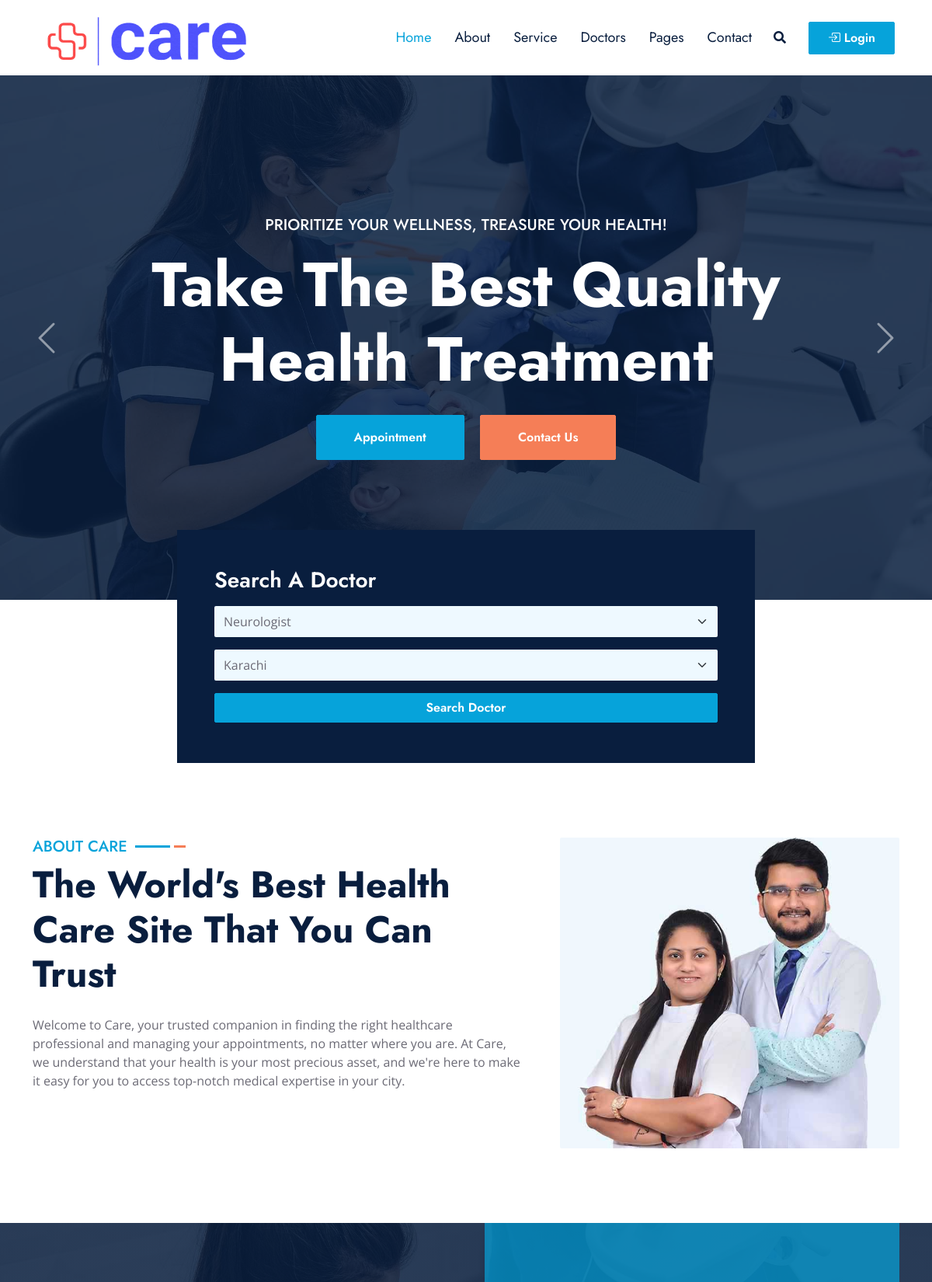
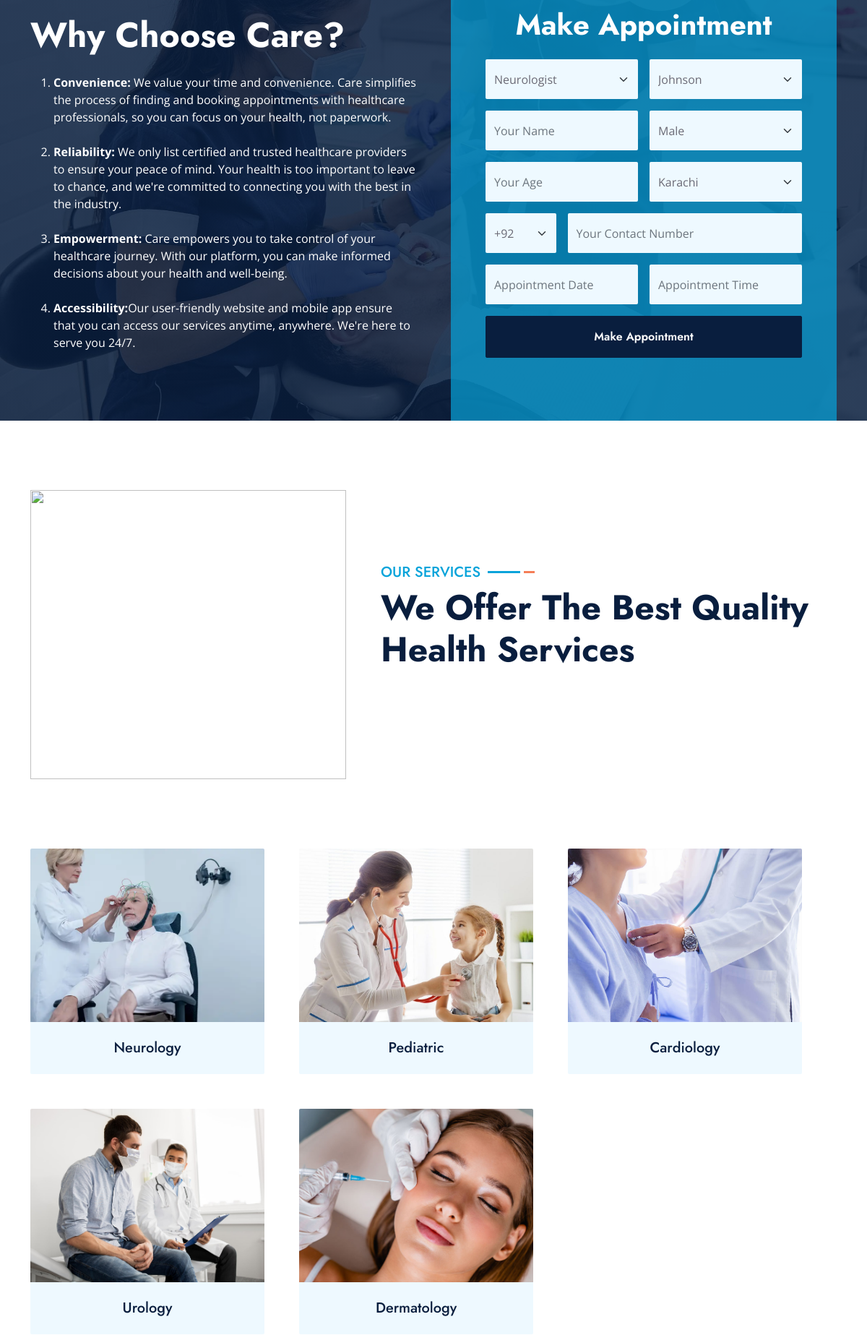
The app's page /userside/index.php (upper part) with its own data (2 pictures, top to bottom).
### tables this page shows
CREATE TABLE `services` (
  `service_id` int(11) NOT NULL,
  `service_name` varchar(200) NOT NULL,
  `status` int(11) NOT NULL,
  `image` varchar(500) NOT NULL
);

### userside/index.php (the view, shortened to what this page needs)
<?php
include("../admin/connection.php");
$select_specialization = "SELECT * FROM `specialization` where status = 0";
$run_select_specialization = mysqli_query($connection, $select_specialization);
$select_city = "SELECT * FROM `city` where status = 0";
$run_select_city = mysqli_query($connection, $select_city);
$select_doctors = "SELECT * FROM `doctors` where status = 'Accepted'";
$run_select_doctors = mysqli_query($connection, $select_doctors);
$select_service = "SELECT * FROM `services` where status = 0";
$run_select_service = mysqli_query($connection, $select_service);
?>
<!DOCTYPE html>
<html lang="en">
<head>
    <link href="https://cdnjs.cloudflare.com/ajax/libs/font-awesome/5.10.0/css/all.min.css" rel="stylesheet">
    <link href="https://cdn.jsdelivr.net/npm/bootstrap-icons@1.4.1/font/bootstrap-icons.css" rel="stylesheet">
    <link href="lib/owlcarousel/assets/owl.carousel.min.css" rel="stylesheet">
    <link href="lib/animate/animate.min.css" rel="stylesheet">
    <link href="lib/tempusdominus/css/tempusdominus-bootstrap-4.min.css" rel="stylesheet" />
    <link href="lib/twentytwenty/twentytwenty.css" rel="stylesheet" />
    <link href="css/bootstrap.min.css" rel="stylesheet">
    <link href="css/style.css" rel="stylesheet">
</head>
<body>
    <?php include("navbar.php"); ?>
    <div class="container-fluid p-0">
        <div id="header-carousel" class="carousel slide carousel-fade" data-bs-ride="carousel">
            <div class="carousel-inner">
                <div class="carousel-item active">
                    <img class="w-100" src="img/carousel-1.jpg" alt="Image">
                    <div class="carousel-caption d-flex flex-column align-items-center justify-content-center">
                        <div class="p-3" style="max-width: 900px;">
                            <h5 class="text-white text-uppercase mb-3 animated slideInDown">Prioritize Your Wellness,
                                Treasure Your Health!</h5>
                            <h1 class="display-1 text-white mb-md-4 animated zoomIn">Take The Best Quality Health
                                Treatment</h1>
                            <a href="appointment.php"
                                class="btn btn-primary py-md-3 px-md-5 me-3 animated slideInLeft">Appointment</a>
                            <a href="contact_us.php" class="btn btn-secondary py-md-3 px-md-5 animated slideInRight">Contact Us</a>
                        </div>
                    </div>
                </div>
            </div>
            <button class="carousel-control-prev" type="button" data-bs-target="#header-carousel" data-bs-slide="prev">
                <span class="carousel-control-prev-icon" aria-hidden="true"></span>
            </button>
            <button class="carousel-control-next" type="button" data-bs-target="#header-carousel" data-bs-slide="next">
                <span class="carousel-control-next-icon" aria-hidden="true"></span>
            </button>
        </div>
    </div>
    <div class="container-fluid banner mb-5">
        <div class="container ">
            <div class="row justify-content-center align-items-center gx-0">
                <div class="col-lg-8 wow zoomIn" data-wow-delay="0.3s">
                    <div class="bg-dark d-flex flex-column p-5" style="height: 300px;">
                        <h3 class="text-white mb-3">Search A Doctor</h3>
                        <form method="post" action="doctors.php">
                        <select class="form-select bg-light border-0 mb-3" style="height: 40px;" name="s_specialization">
                            <?php
                            $rows = array();
                            while ($specialization_row = mysqli_fetch_array($run_select_specialization)) {
                                $rows[] = $specialization_row;
                                ; ?>
                                <option value="<?php echo $specialization_row['specialization_id']; ?>">
                                    <?php echo $specialization_row['specialization_name'] ?>
                                </option>
                            <?php }
                            ; ?>
                        </select>
                        <select class="form-select bg-light border-0 mb-3" style="height: 40px;" name="s_city">
                            <?php
                            $rows_city = array();
                            while ($city_row = mysqli_fetch_array($run_select_city)) {
                                $rows_city[] = $city_row;
                                ; ?>
                                <option value="<?php echo $city_row['city_id']; ?>">
                                    <?php echo $city_row['city_name'] ?>
                                </option>
                            <?php }
                            ; ?>
                        </select>
                        <button type="submit" name="btn_search_doctor" class="btn btn-primary w-100">Search Doctor</a>
                        </form>
                    </div>
                </div>
            </div>
        </div>
    </div>
    <div class="container-fluid py-5 wow fadeInUp" data-wow-delay="0.1s">
        <div class="container">
            <div class="row g-5">
                <div class="col-lg-7">
                    <div class="section-title mb-4">
                        <h5 class="position-relative d-inline-block text-primary text-uppercase">About Care</h5>
                        <h1 class="display-5 mb-0">The World's Best Health Care Site That You Can Trust</h1>
                    </div>
                    <p class="mb-4">Welcome to Care, your trusted companion in finding the right healthcare professional
                        and managing your appointments, no matter where you are. At Care, we understand that your health
                        is your most precious asset, and we're here to make it easy for you to access top-notch medical
                        expertise in your city.</p>
                </div>
                <div class="col-lg-5" style="min-height: 400px;">
                    <div class="position-relative h-100">
                        <img class="position-absolute w-100 h-100 rounded wow zoomIn" data-wow-delay="0.9s"
                            src="img/about.jpg" style="object-fit: cover;">
                    </div>
                </div>
            </div>
        </div>
    </div>
    <div class="container-fluid bg-primary bg-appointment my-5 wow fadeInUp" data-wow-delay="0.1s">
        <div class="container">
            <div class="row gx-5">
                <div class="col-lg-6 py-5">
                    <div class="py-5">
                        <h1 class="display-5 text-white mb-4">Why Choose Care?</h1>
                        <ol class="text-white mb-0">
                        <li><b>Convenience:</b> We value your time and convenience. Care simplifies the process of finding and booking appointments with healthcare professionals, so you can focus on your health, not paperwork.</li><br>
                        <li><b>Reliability:</b>  We only list certified and trusted healthcare providers to ensure your peace of mind. Your health is too important to leave to chance, and we're committed to connecting you with the best in the industry.</li><br>
                        <li><b>Empowerment:</b> Care empowers you to take control of your healthcare journey. With our platform, you can make informed decisions about your health and well-being.</li><br>
                        <li><b>Accessibility:</b>Our user-friendly website and mobile app ensure that you can access our services anytime, anywhere. We're here to serve you 24/7.</li>
                    </ol>
                    </div>
                </div>
                <div class="col-lg-6">
                    <div class="appointment-form h-100 d-flex flex-column justify-content-center text-center p-5 wow zoomIn"
                        data-wow-delay="0.6s">
                        <h1 class="text-white mb-4">Make Appointment</h1>
                        <form>
                            <div class="row g-3">
                                <div class="col-12 col-sm-6">
                                    <select class="form-select bg-light border-0" style="height: 55px;">
                                        <?php
                                        foreach ($rows as $specialization_row) { ?>
                                            <option value="<?php echo $specialization_row['specialization_id']; ?>">
                                                <?php echo $specialization_row['specialization_name'] ?>
                                            </option>
                                        <?php }
                                        ; ?>
                                    </select>
                                </div>
                                <div class="col-12 col-sm-6">
                                    <select class="form-select bg-light border-0" style="height: 55px;">
                                        <?php while ($doctors_row = mysqli_fetch_array($run_select_doctors)) {
                                            ; ?>
                                            <option value="<?php echo $doctors_row['doctor_id']; ?>">
                                                <?php echo $doctors_row['doctor_name'] ?>
                                            </option>
                                        <?php }
                                        ; ?>
                                    </select>
                                </div>
                                <div class="col-12 col-sm-6">
                                    <input type="text" class="form-control bg-light border-0" placeholder="Your Name"
                                        style="height: 55px;">
                                </div>
                                <div class="col-12 col-sm-6">
                                    <select class="form-select bg-light border-0" style="height: 55px;">
                                        <option value="Male" selected>Male</option>
                                    </select>
                                </div>
                                <div class="col-12 col-sm-6">
                                    <input type="number" min="15" class="form-control bg-light border-0"
                                        placeholder="Your Age" style="height: 55px;">
                                </div>
                                <div class="col-12 col-sm-6">
                                    <select class="form-select bg-light border-0" style="height: 55px;">
                                        <?php
                                        foreach ($rows_city as $city_row) { ?>
                                            <option value="<?php echo $city_row['city_id']; ?>">
                                                <?php echo $city_row['city_name'] ?>
                                            </option>
                                        <?php }
                                        ?>
                                    </select>
                                </div>
                                <div class="col-3 col-sm-3">
                                    <select class="form-select bg-light border-0" style="height: 55px;">
                                        <option data-countryCode="PK" value="92" selected>+92</option>
                                    </select>
                                </div>
                                <div class="col-9 col-sm-9">
                                    <input type="text" class="form-control bg-light border-0"
                                        placeholder="Your Contact Number" style="height: 55px;">
                                </div>
                                <div class="col-12 col-sm-6">
                                    <div class="date" id="date1" data-target-input="nearest">
                                        <input type="text" class="form-control bg-light border-0 datetimepicker-input"
                                            placeholder="Appointment Date" data-target="#date1"
                                            data-toggle="datetimepicker" style="height: 55px;">
                                    </div>
                                </div>
                                <div class="col-12 col-sm-6">
                                    <div class="time" id="time1" data-target-input="nearest">
                                        <input type="text" class="form-control bg-light border-0 datetimepicker-input"
                                            placeholder="Appointment Time" data-target="#time1"
                                            data-toggle="datetimepicker" style="height: 55px;">
                                    </div>
                                </div>
                                <div class="col-12">
                                    <button class="btn btn-dark w-100 py-3" type="submit">Make Appointment</button>
                                </div>
                            </div>
                        </form>
                    </div>
                </div>
            </div>
        </div>
    </div>
    <div class="container-fluid py-5 wow fadeInUp" data-wow-delay="0.1s">
        <div class="container">
            <div class="row g-5 mb-5">
                <div class="col-lg-5 wow zoomIn" data-wow-delay="0.3s" style="min-height: 400px;">
                    <div class=" position-relative h-100">
                        <img class=" w-100 h-100"
                            src="https://img.freepik.com/free-photo/attractive-female-doctor-standing-with-documents-hospital_1303-20688.jpg"
                            style="object-fit: cover;">
                    </div>
                </div>
                <div class="col-lg-7 justify-content-center align-self-center">
                    <div class="section-title mb-5 ">
                        <h5 class="position-relative d-inline-block text-primary text-uppercase">Our Services</h5>
                        <h1 class="display-5 mb-0">We Offer The Best Quality Health Services</h1>
                    </div>
                </div>
                <div class="row g-5">
                    <?php while ($row_service = mysqli_fetch_array($run_select_service)) {
                        ?>
                        <div class="col-md-4 service-item wow zoomIn" data-wow-delay="0.6s">
                            <div class="rounded-top overflow-hidden">
                                <img class="img-fluid w-100" src="<?php echo $row_service['image']; ?>" alt=""
                                    style="object-fit: cover; height: 240px;">
                            </div>
                            <div class="position-relative bg-light rounded-bottom text-center p-4">
                                <h5 class="m-0">
                                    <?php echo $row_service['service_name']; ?>
                                </h5>
                            </div>
                        </div>
                    <?php }
                    ; ?>
                </div>
            </div>
        </div>
    </div>
</body>
</html>

### records on screen
services: image (picture), service_name "Neurology"
services: image (picture), service_name "Pediatric"
services: image (picture), service_name "Cardiology"
services: image (picture), service_name "Urology"
services: image (picture), service_name "Dermatology"

### other values on screen
form field s_specialization "Neurologist"
form field s_city "Karachi"
form field value "Neurologist"
form field value "Johnson"
form field value "Karachi"
